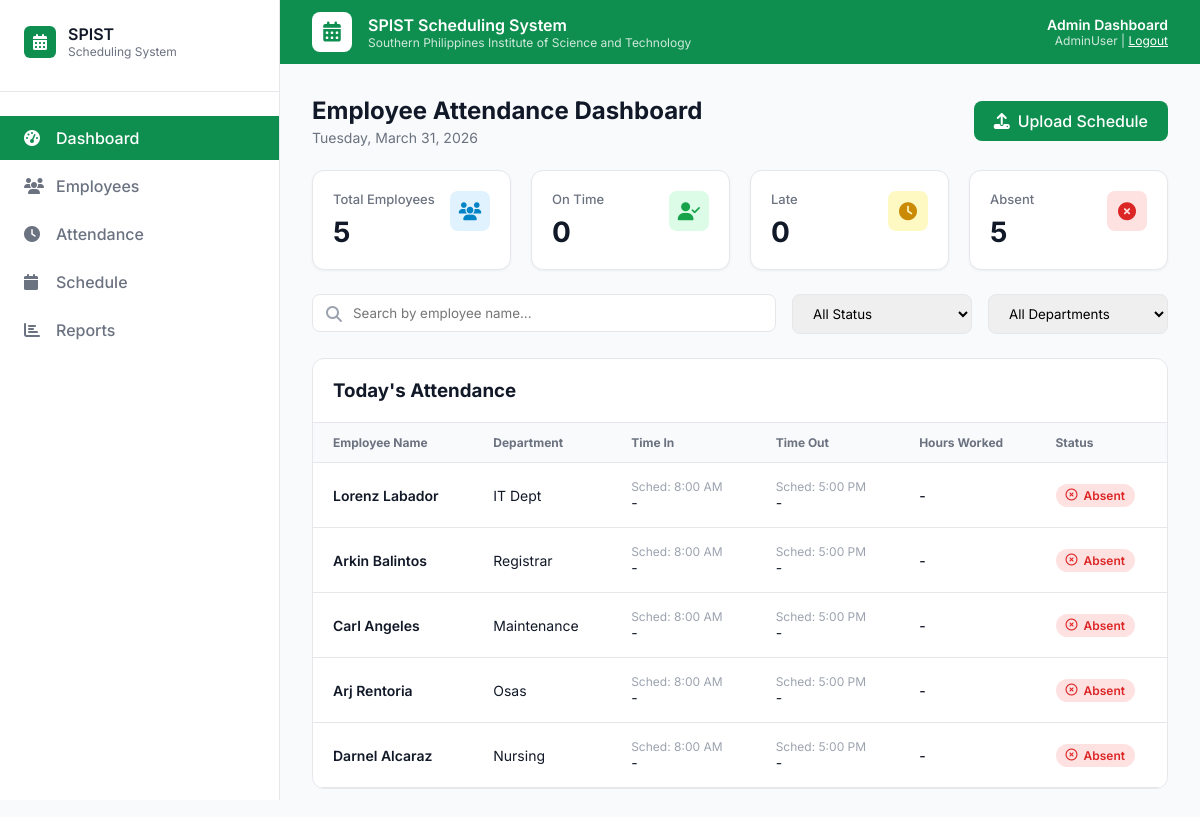
The app's page /dashboard.php (signed in) with its own data.
### tables this page shows
CREATE TABLE `employee_info` (
  `Employee_ID` int(11) NOT NULL,
  `Employee_Number` int(20) NOT NULL,
  `Employee_Name` varchar(100) NOT NULL,
  `Department` varchar(100) NOT NULL,
  `Designation` varchar(100) NOT NULL,
  `Photo` varchar(255) NOT NULL
);

### dashboard.php (the view, shortened to what this page needs)
<?php
$conn = new mysqli("localhost", "root", "", "attendance_db");
$role = $_SESSION['role'];
$role_title = ($role == 'super_admin') ? 'Super Admin Dashboard' : 'Admin Dashboard';
$username = $_SESSION['username'];
$today = date("Y-m-d");
$sql = "SELECT e.Employee_Name, e.Department, a.Time_In, a.Time_Out
        FROM employee_info e
        LEFT JOIN attendance_logs a ON e.Employee_Number = a.Employee_Number AND a.Date = '$today'";
$result = $conn->query($sql);
$attendance_data = [];
$stats = ['total' => 0, 'ontime' => 0, 'late' => 0, 'absent' => 0];
while ($row = $result->fetch_assoc()) {
    $stats['total']++;
    $status = 'Absent';
    $badge_class = 'badge-absent';
    $icon = 'far fa-times-circle';
    if ($row['Time_In'] != null) {
        $time_in_stamp = strtotime($row['Time_In']);
        $schedule_start = strtotime("08:00:00");
        if ($time_in_stamp <= $schedule_start) {
            $status = 'On Time';
            $badge_class = 'badge-ontime';
            $icon = 'far fa-check-circle';
            $stats['ontime']++;
        } else {
            $status = 'Late';
            $badge_class = 'badge-late';
            $icon = 'far fa-clock';
            $stats['late']++;
        }
    } else {
        $stats['absent']++;
    }
    $row['status_label'] = $status;
    $row['badge_class'] = $badge_class;
    $row['icon'] = $icon;
    $row['display_time_in'] = $row['Time_In'] ? date("g:i A", strtotime($row['Time_In'])) : "-";
    $row['display_time_out'] = $row['Time_Out'] ? date("g:i A", strtotime($row['Time_Out'])) : "-";
    if ($row['Time_In'] && $row['Time_Out']) {
        $hours = round((strtotime($row['Time_Out']) - strtotime($row['Time_In'])) / 3600, 2);
        $row['hours_worked'] = $hours . "h";
    } else {
        $row['hours_worked'] = "-";
    }
    $attendance_data[] = $row;
}
?>
<!DOCTYPE html>
<html lang="en">
<head>
    <link rel="stylesheet" href="https://cdnjs.cloudflare.com/ajax/libs/font-awesome/6.4.0/css/all.min.css">
</head>
<body>
    <aside class="sidebar">
        <div class="sidebar-header">
            <div class="sidebar-logo">
                <div class="logo-icon"><i class="fas fa-calendar-alt"></i></div>
                <div>
                    <h3>SPIST</h3>
                    <p>Scheduling System</p>
                </div>
            </div>
        </div>
        <nav>
            <ul class="sidebar-nav">
                <li class="nav-item">
                    <a href="dashboard.php" class="nav-link active">
                        <i class="fas fa-tachometer-alt"></i>
                        Dashboard
                    </a>
                </li>
                <li class="nav-item">
                    <a href="#" class="nav-link">
                        <i class="fas fa-users"></i>
                        Employees
                    </a>
                </li>
                <li class="nav-item">
                    <a href="#" class="nav-link">
                        <i class="fas fa-clock"></i>
                        Attendance
                    </a>
                </li>
                <li class="nav-item">
                    <a href="upload_schedule.php" class="nav-link">
                        <i class="fas fa-calendar"></i>
                        Schedule
                    </a>
                </li>
                <li class="nav-item">
                    <a href="#" class="nav-link">
                        <i class="fas fa-chart-bar"></i>
                        Reports
                    </a>
                </li>
            </ul>
        </nav>
    </aside>
    <div class="main-content">
        <header class="top-header">
        <div class="header-left">
            <div class="header-icon"><i class="fas fa-calendar-alt"></i></div>
            <div class="header-titles">
                <h1>SPIST Scheduling System</h1>
                <p>Southern Philippines Institute of Science and Technology</p>
            </div>
        </div>
        <div class="header-right">
            <h2><?php echo $role_title; ?></h2>
            <p><?php echo $username; ?> | <a href="logout.php">Logout</a></p>
        </div>
    </header>
    <main class="main-container">
        <div class="page-header">
            <div>
                <h2>Employee Attendance Dashboard</h2>
                <p><?php echo date("l, F j, Y"); ?></p>
            </div>
            <a href="upload_schedule.php" class="btn-upload">
                <i class="fas fa-upload"></i> Upload Schedule
            </a>
        </div>
        <div class="stat-cards">
            <div class="stat-card">
                <div class="stat-info"><p>Total Employees</p><h3><?php echo $stats['total']; ?></h3></div>
                <div class="stat-icon icon-blue"><i class="fas fa-users"></i></div>
            </div>
            <div class="stat-card">
                <div class="stat-info"><p>On Time</p><h3><?php echo $stats['ontime']; ?></h3></div>
                <div class="stat-icon icon-green"><i class="fas fa-user-check"></i></div>
            </div>
            <div class="stat-card">
                <div class="stat-info"><p>Late</p><h3><?php echo $stats['late']; ?></h3></div>
                <div class="stat-icon icon-yellow"><i class="fas fa-clock"></i></div>
            </div>
            <div class="stat-card">
                <div class="stat-info"><p>Absent</p><h3><?php echo $stats['absent']; ?></h3></div>
                <div class="stat-icon icon-red"><i class="fas fa-times-circle"></i></div>
            </div>
        </div>
        <div class="filters">
            <div class="search-bar">
                <i class="fas fa-search"></i>
                <input type="text" id="searchInput" placeholder="Search by employee name...">
            </div>
            <select id="statusFilter" class="filter-select">
                <option value="all">All Status</option>
            </select>
            <select id="deptFilter" class="filter-select">
                <option value="all">All Departments</option>
            </select>
        </div>
        <div class="table-container">
            <div class="table-header">
                <h3>Today's Attendance</h3>
            </div>
            <table id="attendanceTable">
                <thead>
                    <tr>
                        <th>Employee Name</th>
                        <th>Department</th>
                        <th>Time In</th>
                        <th>Time Out</th>
                        <th>Hours Worked</th>
                        <th>Status</th>
                    </tr>
                </thead>
                <tbody>
                    <?php if(count($attendance_data) > 0): ?>
                        <?php foreach($attendance_data as $row): ?>
                            <tr class="data-row" data-name="<?php echo strtolower($row['Employee_Name']); ?>" data-dept="<?php echo $row['Department']; ?>" data-status="<?php echo $row['status_label']; ?>">
                                <td class="emp-name"><?php echo htmlspecialchars($row['Employee_Name']); ?></td>
                                <td><?php echo htmlspecialchars($row['Department']); ?></td>
                                <td>
                                    <span class="time-sched">Sched: 8:00 AM</span>
                                    <span style="<?php echo ($row['status_label'] == 'Late') ? 'color: red;' : ''; ?>">
                                        <?php echo $row['display_time_in']; ?>
                                    </span>
                                </td>
                                <td>
                                    <span class="time-sched">Sched: 5:00 PM</span>
                                    <span><?php echo $row['display_time_out']; ?></span>
                                </td>
                                <td style="font-weight: 500;"><?php echo $row['hours_worked']; ?></td>
                                <td><span class="badge <?php echo $row['badge_class']; ?>"><i class="<?php echo $row['icon']; ?>"></i> <?php echo $row['status_label']; ?></span></td>
                            </tr>
                        <?php endforeach; ?>
                    <?php else: ?>
                        <tr><td colspan="6" style="text-align: center;">No employee records found.</td></tr>
                    <?php endif; ?>
                </tbody>
            </table>
        </div>
    </main>
    </div>
</body>
</html>

### records on screen
employee_info: Employee_Name "Lorenz Labador", Department "IT Dept", display_time_in "-", display_time_out "-", hours_worked "-", status_label "Absent"
employee_info: Employee_Name "Arkin Balintos", Department "Registrar", display_time_in "-", display_time_out "-", hours_worked "-", status_label "Absent"
employee_info: Employee_Name "Carl Angeles", Department "Maintenance", display_time_in "-", display_time_out "-", hours_worked "-", status_label "Absent"
employee_info: Employee_Name "Arj Rentoria", Department "Osas", display_time_in "-", display_time_out "-", hours_worked "-", status_label "Absent"
employee_info: Employee_Name "Darnel Alcaraz", Department "Nursing", display_time_in "-", display_time_out "-", hours_worked "-", status_label "Absent"

### other values on screen
$role_title "Admin Dashboard"
$username "AdminUser"
$stats['total'] "5"
$stats['ontime'] "0"
$stats['late'] "0"
$stats['absent'] "5"
